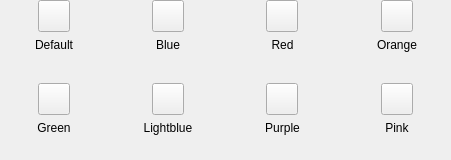
<?xml version="1.0" encoding="UTF-8"?>
<ui version="4.0">
 <class>WdgAccentColorSelector</class>
 <widget class="QWidget" name="WdgAccentColorSelector">
  <property name="geometry">
   <rect>
    <x>0</x>
    <y>0</y>
    <width>451</width>
    <height>160</height>
   </rect>
  </property>
  <property name="maximumSize">
   <size>
    <width>16777215</width>
    <height>160</height>
   </size>
  </property>
  <property name="windowTitle">
   <string>Form</string>
  </property>
  <layout class="QHBoxLayout" name="horizontalLayout_11">
   <property name="leftMargin">
    <number>0</number>
   </property>
   <property name="topMargin">
    <number>0</number>
   </property>
   <property name="rightMargin">
    <number>0</number>
   </property>
   <property name="bottomMargin">
    <number>0</number>
   </property>
   <item>
    <spacer name="horizontalSpacer_2">
     <property name="orientation">
      <enum>Qt::Orientation::Horizontal</enum>
     </property>
     <property name="sizeHint" stdset="0">
      <size>
       <width>13</width>
       <height>20</height>
      </size>
     </property>
    </spacer>
   </item>
   <item>
    <layout class="QVBoxLayout" name="verticalLayout_9">
     <item>
      <layout class="QHBoxLayout" name="horizontalLayout_10">
       <item>
        <layout class="QVBoxLayout" name="verticalLayout">
         <item>
          <layout class="QHBoxLayout" name="horizontalLayout">
           <item>
            <spacer name="horizontalSpacer">
             <property name="orientation">
              <enum>Qt::Orientation::Horizontal</enum>
             </property>
             <property name="sizeHint" stdset="0">
              <size>
               <width>40</width>
               <height>20</height>
              </size>
             </property>
            </spacer>
           </item>
           <item>
            <widget class="QToolButton" name="tbSystem">
             <property name="minimumSize">
              <size>
               <width>32</width>
               <height>32</height>
              </size>
             </property>
             <property name="maximumSize">
              <size>
               <width>32</width>
               <height>32</height>
              </size>
             </property>
             <property name="text">
              <string/>
             </property>
            </widget>
           </item>
           <item>
            <spacer name="horizontalSpacer_4">
             <property name="orientation">
              <enum>Qt::Orientation::Horizontal</enum>
             </property>
             <property name="sizeHint" stdset="0">
              <size>
               <width>40</width>
               <height>20</height>
              </size>
             </property>
            </spacer>
           </item>
          </layout>
         </item>
         <item>
          <widget class="QLabel" name="label">
           <property name="text">
            <string>Default</string>
           </property>
           <property name="alignment">
            <set>Qt::AlignmentFlag::AlignCenter</set>
           </property>
           <property name="margin">
            <number>0</number>
           </property>
          </widget>
         </item>
         <item>
          <spacer name="verticalSpacer">
           <property name="orientation">
            <enum>Qt::Orientation::Vertical</enum>
           </property>
           <property name="sizeHint" stdset="0">
            <size>
             <width>20</width>
             <height>40</height>
            </size>
           </property>
          </spacer>
         </item>
        </layout>
       </item>
       <item>
        <layout class="QVBoxLayout" name="verticalLayout_2">
         <item>
          <layout class="QHBoxLayout" name="horizontalLayout_2">
           <item>
            <spacer name="horizontalSpacer_6">
             <property name="orientation">
              <enum>Qt::Orientation::Horizontal</enum>
             </property>
             <property name="sizeHint" stdset="0">
              <size>
               <width>40</width>
               <height>20</height>
              </size>
             </property>
            </spacer>
           </item>
           <item>
            <widget class="QToolButton" name="tbBlue">
             <property name="minimumSize">
              <size>
               <width>32</width>
               <height>32</height>
              </size>
             </property>
             <property name="maximumSize">
              <size>
               <width>32</width>
               <height>32</height>
              </size>
             </property>
             <property name="text">
              <string/>
             </property>
            </widget>
           </item>
           <item>
            <spacer name="horizontalSpacer_5">
             <property name="orientation">
              <enum>Qt::Orientation::Horizontal</enum>
             </property>
             <property name="sizeHint" stdset="0">
              <size>
               <width>40</width>
               <height>20</height>
              </size>
             </property>
            </spacer>
           </item>
          </layout>
         </item>
         <item>
          <widget class="QLabel" name="label_2">
           <property name="text">
            <string>Blue</string>
           </property>
           <property name="alignment">
            <set>Qt::AlignmentFlag::AlignCenter</set>
           </property>
           <property name="margin">
            <number>0</number>
           </property>
          </widget>
         </item>
         <item>
          <spacer name="verticalSpacer_2">
           <property name="orientation">
            <enum>Qt::Orientation::Vertical</enum>
           </property>
           <property name="sizeHint" stdset="0">
            <size>
             <width>20</width>
             <height>40</height>
            </size>
           </property>
          </spacer>
         </item>
        </layout>
       </item>
       <item>
        <layout class="QVBoxLayout" name="verticalLayout_3">
         <item>
          <layout class="QHBoxLayout" name="horizontalLayout_3">
           <item>
            <spacer name="horizontalSpacer_7">
             <property name="orientation">
              <enum>Qt::Orientation::Horizontal</enum>
             </property>
             <property name="sizeHint" stdset="0">
              <size>
               <width>40</width>
               <height>20</height>
              </size>
             </property>
            </spacer>
           </item>
           <item>
            <widget class="QToolButton" name="tbRed">
             <property name="minimumSize">
              <size>
               <width>32</width>
               <height>32</height>
              </size>
             </property>
             <property name="maximumSize">
              <size>
               <width>32</width>
               <height>32</height>
              </size>
             </property>
             <property name="text">
              <string/>
             </property>
            </widget>
           </item>
           <item>
            <spacer name="horizontalSpacer_8">
             <property name="orientation">
              <enum>Qt::Orientation::Horizontal</enum>
             </property>
             <property name="sizeHint" stdset="0">
              <size>
               <width>40</width>
               <height>20</height>
              </size>
             </property>
            </spacer>
           </item>
          </layout>
         </item>
         <item>
          <widget class="QLabel" name="label_3">
           <property name="text">
            <string>Red</string>
           </property>
           <property name="alignment">
            <set>Qt::AlignmentFlag::AlignCenter</set>
           </property>
           <property name="margin">
            <number>0</number>
           </property>
          </widget>
         </item>
         <item>
          <spacer name="verticalSpacer_3">
           <property name="orientation">
            <enum>Qt::Orientation::Vertical</enum>
           </property>
           <property name="sizeHint" stdset="0">
            <size>
             <width>20</width>
             <height>40</height>
            </size>
           </property>
          </spacer>
         </item>
        </layout>
       </item>
       <item>
        <layout class="QVBoxLayout" name="verticalLayout_4">
         <item>
          <layout class="QHBoxLayout" name="horizontalLayout_4">
           <item>
            <spacer name="horizontalSpacer_9">
             <property name="orientation">
              <enum>Qt::Orientation::Horizontal</enum>
             </property>
             <property name="sizeHint" stdset="0">
              <size>
               <width>40</width>
               <height>20</height>
              </size>
             </property>
            </spacer>
           </item>
           <item>
            <widget class="QToolButton" name="tbOrange">
             <property name="minimumSize">
              <size>
               <width>32</width>
               <height>32</height>
              </size>
             </property>
             <property name="maximumSize">
              <size>
               <width>32</width>
               <height>32</height>
              </size>
             </property>
             <property name="text">
              <string/>
             </property>
            </widget>
           </item>
           <item>
            <spacer name="horizontalSpacer_10">
             <property name="orientation">
              <enum>Qt::Orientation::Horizontal</enum>
             </property>
             <property name="sizeHint" stdset="0">
              <size>
               <width>40</width>
               <height>20</height>
              </size>
             </property>
            </spacer>
           </item>
          </layout>
         </item>
         <item>
          <widget class="QLabel" name="label_4">
           <property name="text">
            <string>Orange</string>
           </property>
           <property name="alignment">
            <set>Qt::AlignmentFlag::AlignCenter</set>
           </property>
           <property name="margin">
            <number>0</number>
           </property>
          </widget>
         </item>
         <item>
          <spacer name="verticalSpacer_4">
           <property name="orientation">
            <enum>Qt::Orientation::Vertical</enum>
           </property>
           <property name="sizeHint" stdset="0">
            <size>
             <width>20</width>
             <height>40</height>
            </size>
           </property>
          </spacer>
         </item>
        </layout>
       </item>
      </layout>
     </item>
     <item>
      <layout class="QHBoxLayout" name="horizontalLayout_9">
       <item>
        <layout class="QVBoxLayout" name="verticalLayout_5">
         <item>
          <layout class="QHBoxLayout" name="horizontalLayout_5">
           <item>
            <spacer name="horizontalSpacer_11">
             <property name="orientation">
              <enum>Qt::Orientation::Horizontal</enum>
             </property>
             <property name="sizeHint" stdset="0">
              <size>
               <width>40</width>
               <height>20</height>
              </size>
             </property>
            </spacer>
           </item>
           <item>
            <widget class="QToolButton" name="tbGreen">
             <property name="minimumSize">
              <size>
               <width>32</width>
               <height>32</height>
              </size>
             </property>
             <property name="maximumSize">
              <size>
               <width>32</width>
               <height>32</height>
              </size>
             </property>
             <property name="text">
              <string/>
             </property>
            </widget>
           </item>
           <item>
            <spacer name="horizontalSpacer_12">
             <property name="orientation">
              <enum>Qt::Orientation::Horizontal</enum>
             </property>
             <property name="sizeHint" stdset="0">
              <size>
               <width>40</width>
               <height>20</height>
              </size>
             </property>
            </spacer>
           </item>
          </layout>
         </item>
         <item>
          <widget class="QLabel" name="label_5">
           <property name="text">
            <string>Green</string>
           </property>
           <property name="alignment">
            <set>Qt::AlignmentFlag::AlignCenter</set>
           </property>
           <property name="margin">
            <number>0</number>
           </property>
          </widget>
         </item>
         <item>
          <spacer name="verticalSpacer_5">
           <property name="orientation">
            <enum>Qt::Orientation::Vertical</enum>
           </property>
           <property name="sizeHint" stdset="0">
            <size>
             <width>20</width>
             <height>40</height>
            </size>
           </property>
          </spacer>
         </item>
        </layout>
       </item>
       <item>
        <layout class="QVBoxLayout" name="verticalLayout_6">
         <item>
          <layout class="QHBoxLayout" name="horizontalLayout_6">
           <item>
            <spacer name="horizontalSpacer_13">
             <property name="orientation">
              <enum>Qt::Orientation::Horizontal</enum>
             </property>
             <property name="sizeHint" stdset="0">
              <size>
               <width>40</width>
               <height>20</height>
              </size>
             </property>
            </spacer>
           </item>
           <item>
            <widget class="QToolButton" name="tbLightBlue">
             <property name="minimumSize">
              <size>
               <width>32</width>
               <height>32</height>
              </size>
             </property>
             <property name="maximumSize">
              <size>
               <width>32</width>
               <height>32</height>
              </size>
             </property>
             <property name="text">
              <string/>
             </property>
            </widget>
           </item>
           <item>
            <spacer name="horizontalSpacer_14">
             <property name="orientation">
              <enum>Qt::Orientation::Horizontal</enum>
             </property>
             <property name="sizeHint" stdset="0">
              <size>
               <width>40</width>
               <height>20</height>
              </size>
             </property>
            </spacer>
           </item>
          </layout>
         </item>
         <item>
          <widget class="QLabel" name="label_6">
           <property name="text">
            <string>Lightblue</string>
           </property>
           <property name="alignment">
            <set>Qt::AlignmentFlag::AlignCenter</set>
           </property>
           <property name="margin">
            <number>0</number>
           </property>
          </widget>
         </item>
         <item>
          <spacer name="verticalSpacer_6">
           <property name="orientation">
            <enum>Qt::Orientation::Vertical</enum>
           </property>
           <property name="sizeHint" stdset="0">
            <size>
             <width>20</width>
             <height>40</height>
            </size>
           </property>
          </spacer>
         </item>
        </layout>
       </item>
       <item>
        <layout class="QVBoxLayout" name="verticalLayout_7">
         <item>
          <layout class="QHBoxLayout" name="horizontalLayout_7">
           <item>
            <spacer name="horizontalSpacer_15">
             <property name="orientation">
              <enum>Qt::Orientation::Horizontal</enum>
             </property>
             <property name="sizeHint" stdset="0">
              <size>
               <width>40</width>
               <height>20</height>
              </size>
             </property>
            </spacer>
           </item>
           <item>
            <widget class="QToolButton" name="tbPurple">
             <property name="minimumSize">
              <size>
               <width>32</width>
               <height>32</height>
              </size>
             </property>
             <property name="maximumSize">
              <size>
               <width>32</width>
               <height>32</height>
              </size>
             </property>
             <property name="text">
              <string/>
             </property>
            </widget>
           </item>
           <item>
            <spacer name="horizontalSpacer_16">
             <property name="orientation">
              <enum>Qt::Orientation::Horizontal</enum>
             </property>
             <property name="sizeHint" stdset="0">
              <size>
               <width>40</width>
               <height>20</height>
              </size>
             </property>
            </spacer>
           </item>
          </layout>
         </item>
         <item>
          <widget class="QLabel" name="label_7">
           <property name="text">
            <string>Purple</string>
           </property>
           <property name="alignment">
            <set>Qt::AlignmentFlag::AlignCenter</set>
           </property>
           <property name="margin">
            <number>0</number>
           </property>
          </widget>
         </item>
         <item>
          <spacer name="verticalSpacer_7">
           <property name="orientation">
            <enum>Qt::Orientation::Vertical</enum>
           </property>
           <property name="sizeHint" stdset="0">
            <size>
             <width>20</width>
             <height>40</height>
            </size>
           </property>
          </spacer>
         </item>
        </layout>
       </item>
       <item>
        <layout class="QVBoxLayout" name="verticalLayout_8">
         <item>
          <layout class="QHBoxLayout" name="horizontalLayout_8">
           <item>
            <spacer name="horizontalSpacer_17">
             <property name="orientation">
              <enum>Qt::Orientation::Horizontal</enum>
             </property>
             <property name="sizeHint" stdset="0">
              <size>
               <width>40</width>
               <height>20</height>
              </size>
             </property>
            </spacer>
           </item>
           <item>
            <widget class="QToolButton" name="tbPink">
             <property name="minimumSize">
              <size>
               <width>32</width>
               <height>32</height>
              </size>
             </property>
             <property name="maximumSize">
              <size>
               <width>32</width>
               <height>32</height>
              </size>
             </property>
             <property name="text">
              <string/>
             </property>
            </widget>
           </item>
           <item>
            <spacer name="horizontalSpacer_18">
             <property name="orientation">
              <enum>Qt::Orientation::Horizontal</enum>
             </property>
             <property name="sizeHint" stdset="0">
              <size>
               <width>40</width>
               <height>20</height>
              </size>
             </property>
            </spacer>
           </item>
          </layout>
         </item>
         <item>
          <widget class="QLabel" name="label_8">
           <property name="text">
            <string>Pink</string>
           </property>
           <property name="alignment">
            <set>Qt::AlignmentFlag::AlignCenter</set>
           </property>
           <property name="margin">
            <number>0</number>
           </property>
          </widget>
         </item>
         <item>
          <spacer name="verticalSpacer_8">
           <property name="orientation">
            <enum>Qt::Orientation::Vertical</enum>
           </property>
           <property name="sizeHint" stdset="0">
            <size>
             <width>20</width>
             <height>40</height>
            </size>
           </property>
          </spacer>
         </item>
        </layout>
       </item>
      </layout>
     </item>
    </layout>
   </item>
   <item>
    <spacer name="horizontalSpacer_3">
     <property name="orientation">
      <enum>Qt::Orientation::Horizontal</enum>
     </property>
     <property name="sizeHint" stdset="0">
      <size>
       <width>13</width>
       <height>20</height>
      </size>
     </property>
    </spacer>
   </item>
  </layout>
 </widget>
 <resources/>
 <connections/>
</ui>
